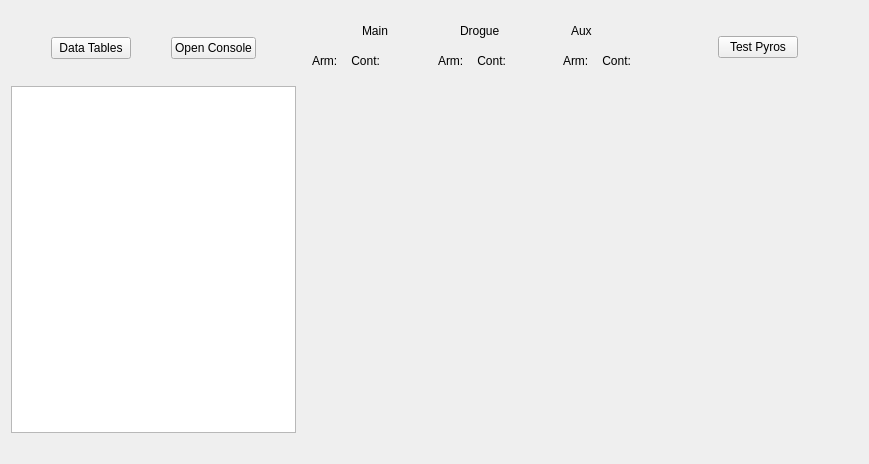
      <widget class="QWidget" name="page_3">
       <layout class="QHBoxLayout" name="horizontalLayout_2" stretch="3,3,0">
        <item>
         <layout class="QVBoxLayout" name="table_layout" stretch="0,0,0">
          <property name="spacing">
           <number>0</number>
          </property>
          <item>
           <layout class="QHBoxLayout" name="horizontalLayout_4">
            <property name="leftMargin">
             <number>0</number>
            </property>
            <property name="topMargin">
             <number>10</number>
            </property>
            <property name="bottomMargin">
             <number>10</number>
            </property>
            <item>
             <spacer name="horizontalSpacer_8">
              <property name="orientation">
               <enum>Qt::Orientation::Horizontal</enum>
              </property>
              <property name="sizeHint" stdset="0">
               <size>
                <width>40</width>
                <height>20</height>
               </size>
              </property>
             </spacer>
            </item>
            <item>
             <widget class="QPushButton" name="data_tables">
              <property name="text">
               <string>Data Tables</string>
              </property>
             </widget>
            </item>
            <item>
             <spacer name="horizontalSpacer_5">
              <property name="orientation">
               <enum>Qt::Orientation::Horizontal</enum>
              </property>
              <property name="sizeType">
               <enum>QSizePolicy::Policy::Fixed</enum>
              </property>
              <property name="sizeHint" stdset="0">
               <size>
                <width>40</width>
                <height>10</height>
               </size>
              </property>
             </spacer>
            </item>
            <item>
             <widget class="QPushButton" name="toggle_console">
              <property name="minimumSize">
               <size>
                <width>0</width>
                <height>0</height>
               </size>
              </property>
              <property name="text">
               <string>Open Console</string>
              </property>
             </widget>
            </item>
            <item>
             <spacer name="horizontalSpacer_9">
              <property name="orientation">
               <enum>Qt::Orientation::Horizontal</enum>
              </property>
              <property name="sizeHint" stdset="0">
               <size>
                <width>40</width>
                <height>20</height>
               </size>
              </property>
             </spacer>
            </item>
            <item>
             <spacer name="verticalSpacer_9">
              <property name="orientation">
               <enum>Qt::Orientation::Vertical</enum>
              </property>
              <property name="sizeType">
               <enum>QSizePolicy::Policy::Fixed</enum>
              </property>
              <property name="sizeHint" stdset="0">
               <size>
                <width>0</width>
                <height>55</height>
               </size>
              </property>
             </spacer>
            </item>
           </layout>
          </item>
          <item>
           <widget class="QTableWidget" name="data_table"/>
          </item>
          <item>
           <spacer name="verticalSpacer_11">
            <property name="orientation">
             <enum>Qt::Orientation::Vertical</enum>
            </property>
            <property name="sizeType">
             <enum>QSizePolicy::Policy::Fixed</enum>
            </property>
            <property name="sizeHint" stdset="0">
             <size>
              <width>20</width>
              <height>20</height>
             </size>
            </property>
           </spacer>
          </item>
         </layout>
        </item>
        <item>
         <layout class="QVBoxLayout" name="map_layout" stretch="0,0,5,0">
          <property name="spacing">
           <number>0</number>
          </property>
          <property name="rightMargin">
           <number>0</number>
          </property>
          <property name="bottomMargin">
           <number>0</number>
          </property>
          <item>
           <layout class="QHBoxLayout" name="horizontalLayout_6">
            <property name="topMargin">
             <number>10</number>
            </property>
            <property name="bottomMargin">
             <number>0</number>
            </property>
            <item>
             <spacer name="horizontalSpacer_15">
              <property name="orientation">
               <enum>Qt::Orientation::Horizontal</enum>
              </property>
              <property name="sizeType">
               <enum>QSizePolicy::Policy::Fixed</enum>
              </property>
              <property name="sizeHint" stdset="0">
               <size>
                <width>60</width>
                <height>20</height>
               </size>
              </property>
             </spacer>
            </item>
            <item>
             <widget class="QLabel" name="label_15">
              <property name="text">
               <string>Main</string>
              </property>
             </widget>
            </item>
            <item>
             <spacer name="horizontalSpacer_16">
              <property name="orientation">
               <enum>Qt::Orientation::Horizontal</enum>
              </property>
              <property name="sizeHint" stdset="0">
               <size>
                <width>40</width>
                <height>20</height>
               </size>
              </property>
             </spacer>
            </item>
            <item>
             <widget class="QLabel" name="label_16">
              <property name="text">
               <string>Drogue</string>
              </property>
             </widget>
            </item>
            <item>
             <spacer name="horizontalSpacer_17">
              <property name="orientation">
               <enum>Qt::Orientation::Horizontal</enum>
              </property>
              <property name="sizeHint" stdset="0">
               <size>
                <width>40</width>
                <height>20</height>
               </size>
              </property>
             </spacer>
            </item>
            <item>
             <widget class="QLabel" name="label_17">
              <property name="text">
               <string>Aux</string>
              </property>
             </widget>
            </item>
            <item>
             <spacer name="horizontalSpacer_18">
              <property name="orientation">
               <enum>Qt::Orientation::Horizontal</enum>
              </property>
              <property name="sizeType">
               <enum>QSizePolicy::Policy::Fixed</enum>
              </property>
              <property name="sizeHint" stdset="0">
               <size>
                <width>60</width>
                <height>20</height>
               </size>
              </property>
             </spacer>
            </item>
           </layout>
          </item>
          <item>
           <layout class="QHBoxLayout" name="horizontalLayout_5">
            <property name="topMargin">
             <number>10</number>
            </property>
            <property name="bottomMargin">
             <number>10</number>
            </property>
            <item>
             <spacer name="horizontalSpacer_12">
              <property name="orientation">
               <enum>Qt::Orientation::Horizontal</enum>
              </property>
              <property name="sizeType">
               <enum>QSizePolicy::Policy::Fixed</enum>
              </property>
              <property name="sizeHint" stdset="0">
               <size>
                <width>10</width>
                <height>20</height>
               </size>
              </property>
             </spacer>
            </item>
            <item>
             <widget class="QLabel" name="label_3">
              <property name="text">
               <string>Arm: </string>
              </property>
             </widget>
            </item>
            <item>
             <widget class="QLabel" name="arm_main">
              <property name="maximumSize">
               <size>
                <width>25</width>
                <height>25</height>
               </size>
              </property>
              <property name="text">
               <string/>
              </property>
              <property name="pixmap">
               <pixmap resource="resources.qrc">:/images/Resources/red_dot.png</pixmap>
              </property>
              <property name="scaledContents">
               <bool>true</bool>
              </property>
             </widget>
            </item>
            <item>
             <widget class="QLabel" name="label_5">
              <property name="text">
               <string> Cont: </string>
              </property>
             </widget>
            </item>
            <item>
             <widget class="QLabel" name="cont_main">
              <property name="maximumSize">
               <size>
                <width>25</width>
                <height>25</height>
               </size>
              </property>
              <property name="text">
               <string/>
              </property>
              <property name="pixmap">
               <pixmap resource="resources.qrc">:/images/Resources/red_dot.png</pixmap>
              </property>
              <property name="scaledContents">
               <bool>true</bool>
              </property>
             </widget>
            </item>
            <item>
             <spacer name="horizontalSpacer_13">
              <property name="orientation">
               <enum>Qt::Orientation::Horizontal</enum>
              </property>
              <property name="sizeHint" stdset="0">
               <size>
                <width>40</width>
                <height>20</height>
               </size>
              </property>
             </spacer>
            </item>
            <item>
             <widget class="QLabel" name="label_7">
              <property name="text">
               <string>Arm: </string>
              </property>
             </widget>
            </item>
            <item>
             <widget class="QLabel" name="arm_drogue">
              <property name="maximumSize">
               <size>
                <width>25</width>
                <height>25</height>
               </size>
              </property>
              <property name="text">
               <string/>
              </property>
              <property name="pixmap">
               <pixmap resource="resources.qrc">:/images/Resources/red_dot.png</pixmap>
              </property>
              <property name="scaledContents">
               <bool>true</bool>
              </property>
             </widget>
            </item>
            <item>
             <widget class="QLabel" name="label_9">
              <property name="text">
               <string> Cont: </string>
              </property>
             </widget>
            </item>
            <item>
             <widget class="QLabel" name="cont_drogue">
              <property name="maximumSize">
               <size>
                <width>25</width>
                <height>25</height>
               </size>
              </property>
              <property name="text">
               <string/>
              </property>
              <property name="pixmap">
               <pixmap resource="resources.qrc">:/images/Resources/red_dot.png</pixmap>
              </property>
              <property name="scaledContents">
               <bool>true</bool>
              </property>
             </widget>
            </item>
            <item>
             <spacer name="horizontalSpacer_14">
              <property name="orientation">
               <enum>Qt::Orientation::Horizontal</enum>
              </property>
              <property name="sizeHint" stdset="0">
               <size>
                <width>40</width>
                <height>20</height>
               </size>
              </property>
             </spacer>
            </item>
            <item>
             <widget class="QLabel" name="label_11">
              <property name="text">
               <string>Arm: </string>
              </property>
             </widget>
            </item>
            <item>
             <widget class="QLabel" name="arm_aux">
              <property name="maximumSize">
               <size>
                <width>25</width>
                <height>25</height>
               </size>
              </property>
              <property name="text">
               <string/>
              </property>
              <property name="pixmap">
               <pixmap resource="resources.qrc">:/images/Resources/red_dot.png</pixmap>
              </property>
              <property name="scaledContents">
               <bool>true</bool>
              </property>
             </widget>
            </item>
            <item>
             <widget class="QLabel" name="label_13">
              <property name="text">
               <string> Cont: </string>
              </property>
             </widget>
            </item>
            <item>
             <widget class="QLabel" name="cont_aux">
              <property name="maximumSize">
               <size>
                <width>25</width>
                <height>25</height>
               </size>
              </property>
              <property name="text">
               <string/>
              </property>
              <property name="pixmap">
               <pixmap resource="resources.qrc">:/images/Resources/red_dot.png</pixmap>
              </property>
              <property name="scaledContents">
               <bool>true</bool>
              </property>
             </widget>
            </item>
            <item>
             <spacer name="horizontalSpacer_11">
              <property name="orientation">
               <enum>Qt::Orientation::Horizontal</enum>
              </property>
              <property name="sizeType">
               <enum>QSizePolicy::Policy::Fixed</enum>
              </property>
              <property name="sizeHint" stdset="0">
               <size>
                <width>10</width>
                <height>20</height>
               </size>
              </property>
             </spacer>
            </item>
           </layout>
          </item>
          <item>
           <widget class="QWidget" name="widget_map" native="true">
            <property name="minimumSize">
             <size>
              <width>350</width>
              <height>350</height>
             </size>
            </property>
           </widget>
          </item>
          <item>
           <spacer name="verticalSpacer_12">
            <property name="orientation">
             <enum>Qt::Orientation::Vertical</enum>
            </property>
            <property name="sizeType">
             <enum>QSizePolicy::Policy::Fixed</enum>
            </property>
            <property name="sizeHint" stdset="0">
             <size>
              <width>20</width>
              <height>20</height>
             </size>
            </property>
           </spacer>
          </item>
         </layout>
        </item>
        <item>
         <layout class="QVBoxLayout" name="layout_altitude" stretch="0,5,0">
          <property name="spacing">
           <number>0</number>
          </property>
          <property name="leftMargin">
           <number>0</number>
          </property>
          <item>
           <layout class="QHBoxLayout" name="horizontalLayout_8">
            <property name="topMargin">
             <number>25</number>
            </property>
            <property name="bottomMargin">
             <number>25</number>
            </property>
            <item>
             <spacer name="horizontalSpacer_19">
              <property name="orientation">
               <enum>Qt::Orientation::Horizontal</enum>
              </property>
              <property name="sizeHint" stdset="0">
               <size>
                <width>40</width>
                <height>20</height>
               </size>
              </property>
             </spacer>
            </item>
            <item>
             <widget class="QPushButton" name="pyros">
              <property name="text">
               <string>Test Pyros</string>
              </property>
             </widget>
            </item>
            <item>
             <spacer name="horizontalSpacer_20">
              <property name="orientation">
               <enum>Qt::Orientation::Horizontal</enum>
              </property>
              <property name="sizeHint" stdset="0">
               <size>
                <width>40</width>
                <height>20</height>
               </size>
              </property>
             </spacer>
            </item>
           </layout>
          </item>
          <item>
           <widget class="QWidget" name="widget_altitude" native="true">
            <property name="minimumSize">
             <size>
              <width>200</width>
              <height>350</height>
             </size>
            </property>
            <property name="maximumSize">
             <size>
              <width>200</width>
              <height>1000</height>
             </size>
            </property>
           </widget>
          </item>
          <item>
           <spacer name="verticalSpacer_14">
            <property name="orientation">
             <enum>Qt::Orientation::Vertical</enum>
            </property>
            <property name="sizeType">
             <enum>QSizePolicy::Policy::Fixed</enum>
            </property>
            <property name="sizeHint" stdset="0">
             <size>
              <width>20</width>
              <height>20</height>
             </size>
            </property>
           </spacer>
          </item>
         </layout>
        </item>
       </layout>
      </widget>
